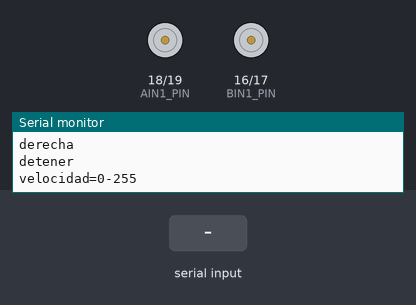
This sketch was run on a simulated ESP32. Parts: motor-driver pin pairs drawn as motors (green arrow = first pin HIGH = forward, orange = second pin HIGH = backward, longer = more drive, scaled by the enable pin), the last lines printed to the serial monitor. The inputs (shaded band) are chosen by the test bench.

Above: at 1.2 s.
1.3 s: "adelante\n" received over Serial
At 2.2 s:
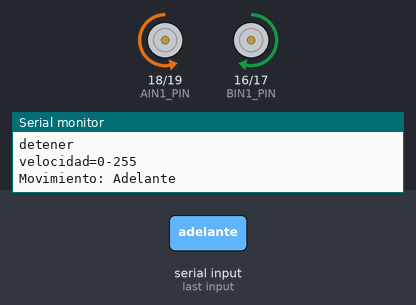
2.8 s: "atras\n" received over Serial
At 3.4 s:
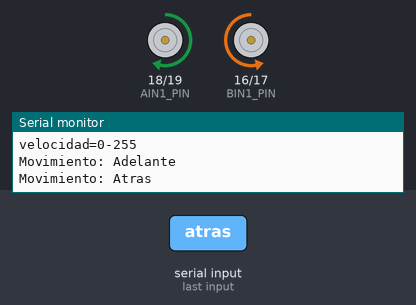
4.3 s: "izquierda\n" received over Serial
At 5.5 s:
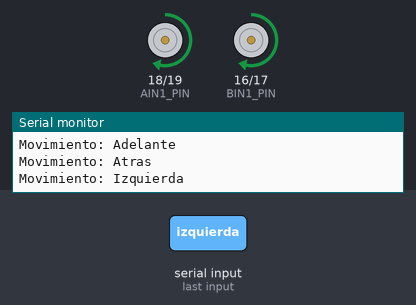
5.8 s: "derecha\n" received over Serial
At 6.8 s:
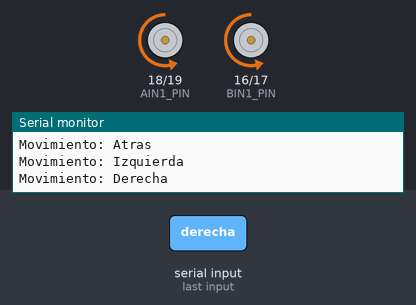
7.3 s: "detener\n" received over Serial
At 8.0 s:
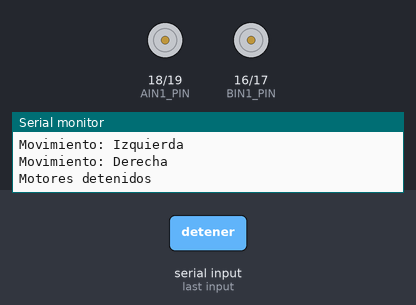
Timing chart, 0 to 9.8 s (numbered marks = the images above; inputs shaded):
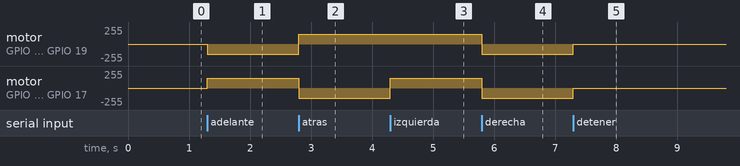

Measured:
- after the input at 1.3 s, motor on GPIO 18 (AIN1_PIN) / GPIO 19 (AIN2_PIN): stopped → backward 150/255 at once; motor on GPIO 16 (BIN1_PIN) / GPIO 17 (BIN2_PIN): stopped → forward 150/255 at once
- after the input at 2.8 s, motor on GPIO 18 (AIN1_PIN) / GPIO 19 (AIN2_PIN): backward 150/255 → forward 150/255 at once; motor on GPIO 16 (BIN1_PIN) / GPIO 17 (BIN2_PIN): forward 150/255 → backward 150/255 at once
- after the input at 4.3 s, motor on GPIO 16 (BIN1_PIN) / GPIO 17 (BIN2_PIN): backward 150/255 → forward 150/255 at once
- after the input at 5.8 s, motor on GPIO 18 (AIN1_PIN) / GPIO 19 (AIN2_PIN), motor on GPIO 16 (BIN1_PIN) / GPIO 17 (BIN2_PIN): forward 150/255 → backward 150/255 at once
- after the input at 7.3 s, motor on GPIO 18 (AIN1_PIN) / GPIO 19 (AIN2_PIN), motor on GPIO 16 (BIN1_PIN) / GPIO 17 (BIN2_PIN): backward 150/255 → stopped at once

The sketch:

codigo_simulacion_proteus.ino
```cpp
// --- Configuración ESP32 + TB6612FNG ---

// Motor A (Motor izquierdo)
const int PWMA_PIN = 14;
const int AIN1_PIN = 18;
const int AIN2_PIN = 19;

// Motor B (Motor derecho)
const int PWMB_PIN = 15;
const int BIN1_PIN = 16;
const int BIN2_PIN = 17;


// Velocidad inicial PWM (0 - 255)
int VELOCIDAD = 150;

// pines del terminal virtual
const int TX= 0;
const int Rx= 1;

// ---------------- SETUP ----------------

void setup() {

  pinMode(PWMA_PIN, OUTPUT);
  pinMode(AIN1_PIN, OUTPUT);
  pinMode(AIN2_PIN, OUTPUT);

  pinMode(PWMB_PIN, OUTPUT);
  pinMode(BIN1_PIN, OUTPUT);
  pinMode(BIN2_PIN, OUTPUT);


  // Terminal virtual Proteus
  // TX = D0(GPIO1)
  // RX = D1(GPIO3)

  Serial.begin(9600);


  detener();

  Serial.println("Robot Soccer ESP32 listo");
  Serial.println("Comandos:");
  Serial.println("adelante");
  Serial.println("atras");
  Serial.println("izquierda");
  Serial.println("derecha");
  Serial.println("detener");
  Serial.println("velocidad=0-255");

}


// ---------------- MOVIMIENTOS ----------------


// Adelante
void moverAdelante() {

  // Motor izquierdo
  digitalWrite(AIN1_PIN, LOW);
  digitalWrite(AIN2_PIN, HIGH);


  // Motor derecho
  digitalWrite(BIN1_PIN, HIGH);
  digitalWrite(BIN2_PIN, LOW);


  analogWrite(PWMA_PIN, VELOCIDAD);
  analogWrite(PWMB_PIN, VELOCIDAD);

}


// Atrás
void moverAtras() {


  digitalWrite(AIN1_PIN, HIGH);
  digitalWrite(AIN2_PIN, LOW);


  digitalWrite(BIN1_PIN, LOW);
  digitalWrite(BIN2_PIN, HIGH);


  analogWrite(PWMA_PIN, VELOCIDAD);
  analogWrite(PWMB_PIN, VELOCIDAD);

}


// Giro izquierda
void girarIzquierda() {


  // Motor izquierdo atrás
  digitalWrite(AIN1_PIN, HIGH);
  digitalWrite(AIN2_PIN, LOW);


  // Motor derecho adelante
  digitalWrite(BIN1_PIN, HIGH);
  digitalWrite(BIN2_PIN, LOW);


  analogWrite(PWMA_PIN, VELOCIDAD);
  analogWrite(PWMB_PIN, VELOCIDAD);

}


// Giro derecha
void girarDerecha() {


  // Motor izquierdo adelante
  digitalWrite(AIN1_PIN, LOW);
  digitalWrite(AIN2_PIN, HIGH);


  // Motor derecho atrás
  digitalWrite(BIN1_PIN, LOW);
  digitalWrite(BIN2_PIN, HIGH);


  analogWrite(PWMA_PIN, VELOCIDAD);
  analogWrite(PWMB_PIN, VELOCIDAD);

}


// Detener
void detener() {

  analogWrite(PWMA_PIN,0);
  analogWrite(PWMB_PIN,0);

}


// ---------------- CONTROL SERIAL ----------------


void recibirComando(){


  if(Serial.available()){


    String comando = Serial.readStringUntil('\n');


    comando.trim();


    comando.toLowerCase();


    // Movimiento

    if(comando=="adelante"){

      moverAdelante();
      Serial.println("Movimiento: Adelante");

    }


    else if(comando=="atras"){

      moverAtras();
      Serial.println("Movimiento: Atras");

    }


    else if(comando=="izquierda"){

      girarIzquierda();
      Serial.println("Movimiento: Izquierda");

    }


    else if(comando=="derecha"){

      girarDerecha();
      Serial.println("Movimiento: Derecha");

    }


    else if(comando=="detener"){

      detener();
      Serial.println("Motores detenidos");

    }


    // Control velocidad

    else if(comando.startsWith("velocidad=")){


      String valor = comando.substring(10);


      int nuevaVelocidad = valor.toInt();


      if(nuevaVelocidad >=0 && nuevaVelocidad<=255){


        VELOCIDAD=nuevaVelocidad;


        Serial.print("Velocidad PWM = ");
        Serial.println(VELOCIDAD);

      }

      else{

        Serial.println("Valor fuera de rango 0-255");

      }

    }


    else{

      Serial.println("Comando no reconocido");

    }

  }

}


// ---------------- LOOP ----------------


void loop(){


  recibirComando();


}
```
